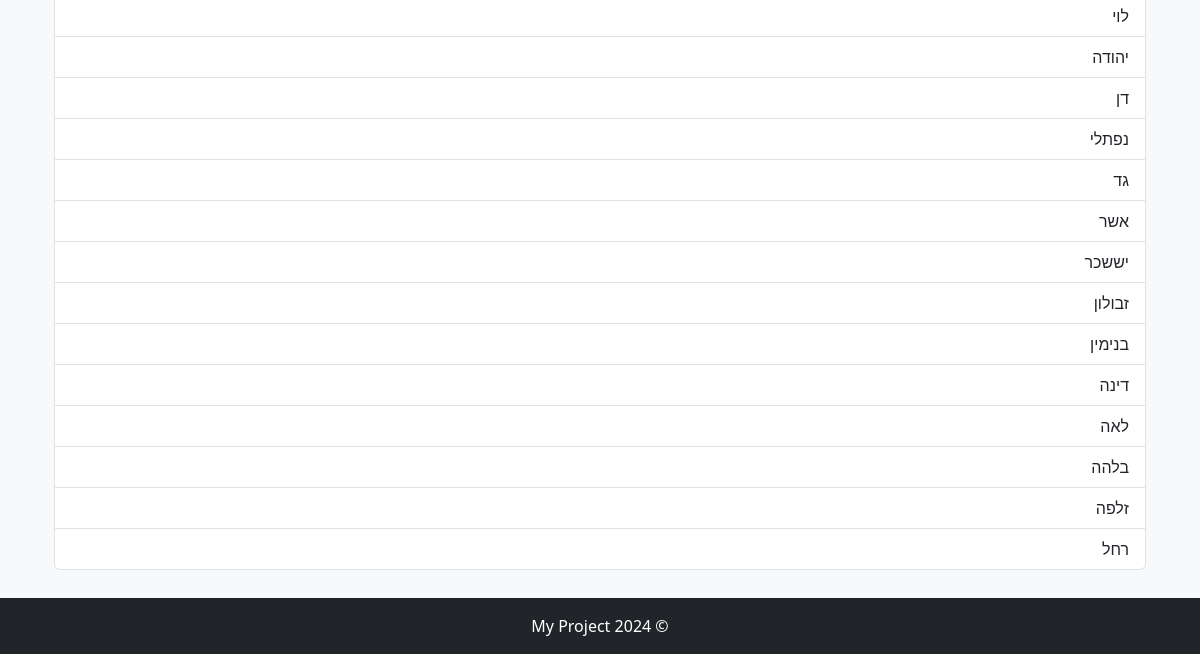
/rabbis/ (lower part), run on an earlier commit of the app's database.
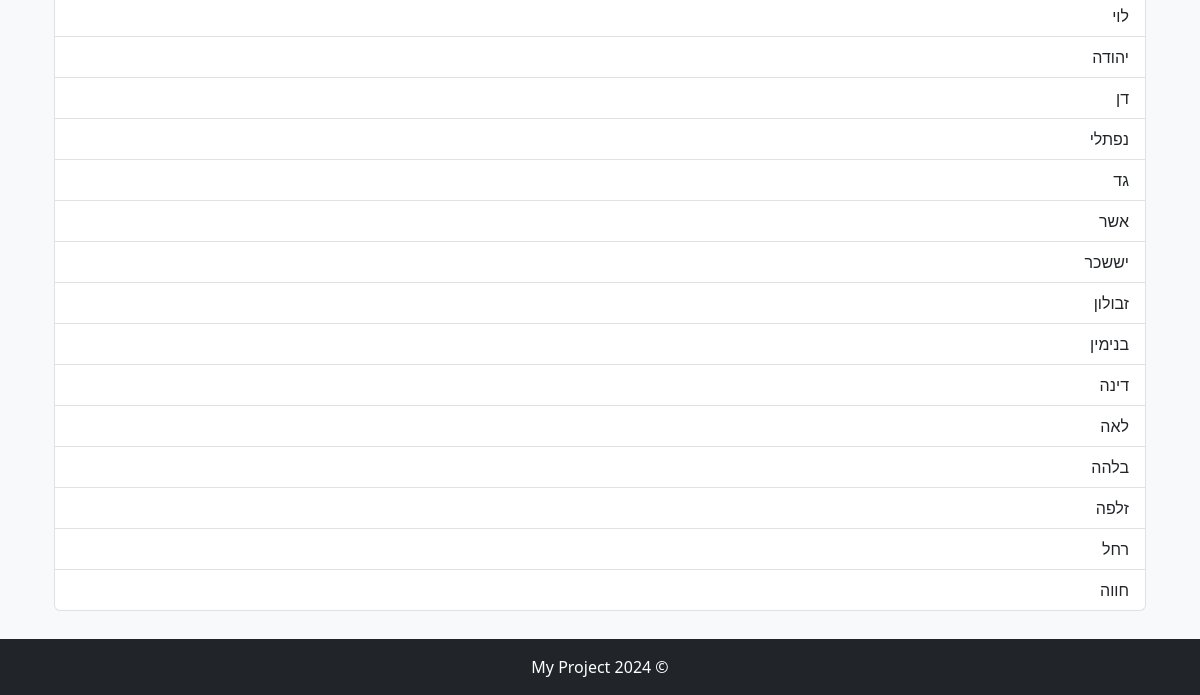
And on a later commit of the database.
### rabbis/models.py (models this page shows, shortened)
class Person(models.Model):
    unique_id = models.UUIDField(default=uuid.uuid4, editable=False, unique=True)
    name = models.CharField(max_length=255)
    birth_year = models.IntegerField(blank=True, null=True)
    lifespan = models.IntegerField(blank=True, null=True)
    wife = models.ManyToManyField('self', blank=True, related_name='husbands', symmetrical=False)
    notable_offspring = models.ManyToManyField('self', blank=True, related_name='parents', symmetrical=False)
    father = models.ForeignKey('self', on_delete=models.SET_NULL, null=True, blank=True, related_name='children')

### rabbis/views.py (the view)
# urls.py: path('', views.rabbi_list, name='rabbi_list'),
def rabbi_list(request):
    rabbis = Person.objects.all()
    return render(request, 'rabbis/rabbi_list.html', {'rabbis': rabbis})

### rabbis/templates/rabbis/rabbi_list.html (shortened to what this page needs)
{% extends 'rabbis/base.html' %}
{% block content %}
    <div class="container">
        <div class="list-group" id="rabbi-list">
            {% for rabbi in rabbis %}
                <a href="{% url 'rabbi_detail' rabbi.id %}" class="list-group-item list-group-item-action">
                    {{ rabbi.name }}
                </a>
            {% empty %}
                <p>No rabbis found.</p>
            {% endfor %}
        </div>
    </div>
{% endblock %}

What changed in the data, as far as the page shows it:
added Person: name "חווה"
